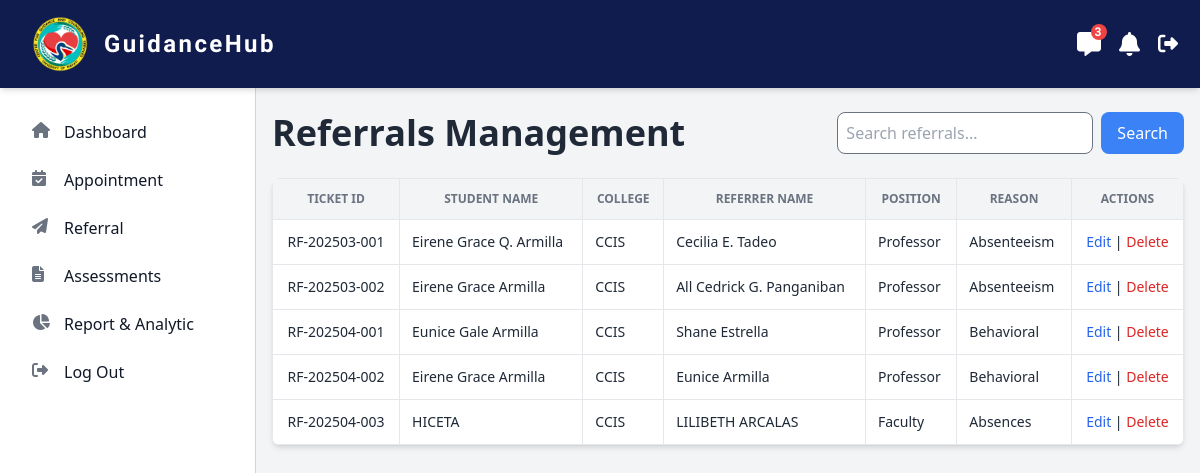
Page /src/counselor/referral.php on the committed database.
### tables this page shows
CREATE TABLE `referrals` (
  `id` int(11) NOT NULL AUTO_INCREMENT,
  `ticket_id` varchar(50) NOT NULL,
  `student_name` varchar(255) NOT NULL,
  `college` enum('CBFS','CCIS','CCSE','CGPP','CHK','CITE','CTM','CTHM','IOA','IAD','IIHS','ION','IOP','IOPsy','ISDNB','HSU','SOL') NOT NULL,
  `reason` text NOT NULL,
  `terms_accepted` tinyint(1) NOT NULL,
  `referrer_name` varchar(255) NOT NULL,
  `position` varchar(255) NOT NULL,
  `college_dept` enum('CBFS','CCIS','CCSE','CGPP','CHK','CITE','CTM','CTHM','IOA','IAD','IIHS','ION','IOP','IOPsy','ISDNB','HSU','SOL') NOT NULL,
  `created_at` timestamp NULL DEFAULT current_timestamp(),
  `referrer_email` varchar(100) DEFAULT NULL,
  PRIMARY KEY (`id`)
);

### src/counselor/referral.php (the view, shortened to what this page needs)
<?php
$servername = "localhost";
$username = "u406807013_guidancehub";
$password = "GuidanceHub@2025";
$dbname = "u406807013_guidancehub";
$con = new mysqli($servername, $username, $password, $dbname);
$sql = "SELECT * FROM referrals";
$result = mysqli_query($con, $sql);
if ($result && mysqli_num_rows($result) > 0) {
    while ($row = mysqli_fetch_assoc($result)) {
        $referrals[] = $row;
    }
}
?>
<!doctype html>
<html>
<head>
        <link href="https://cdn.jsdelivr.net/npm/flowbite@2.5.2/dist/flowbite.min.css"  rel="stylesheet" />
        <script src="https://cdn.tailwindcss.com"></script>
        <link href="./output.css" rel="stylesheet">
</head>
<body class="bg-gray-100">
<header class="fixed top-0 left-0 z-50 w-full shadow-md blue-dark marcellus-regular">
    <div class="flex px-3 py-4 lg:px-5 lg:pl-3">
        <div class="flex items-center justify-between w-full mx-auto max-w-7xl">
            <div class="flex items-center mx-5">
                <img src="/src/images/UMAK-CGCS-logo.png" alt="CGCS Logo" class="w-10 h-auto md:w-14">
                <span class="ml-4 font-semibold tracking-widest text-white md:text-2xl">GuidanceHub</span>
            </div>
            <div class="flex items-center gap-4">
                <div class="relative">
                    <button id="messageButton" class="text-white hover:text-gray-300 focus:outline-none">
                        <i class="text-2xl fa-solid fa-message"></i>
                        <span id="messageBadge" class="absolute hidden w-4 h-4 text-xs font-bold text-white bg-red-500 rounded-full -top-1 -right-1">3</span>
                    </button>
                </div>
                <div class="relative">
                    <button id="notificationButton" class="text-white hover:text-gray-300 focus:outline-none">
                        <i class="text-2xl fa-solid fa-bell"></i>
                    </button>
                </div>
                <a href="?logout=true" class="text-white hover:text-gray-300">
                    <i class="text-xl fa-solid fa-right-from-bracket"></i>
                </a>
            </div>
        </div>
    </div>
</header>
<aside id="logo-sidebar" class="fixed top-0 left-0 z-40 w-64 h-screen pt-20 transition-transform bg-white border-r border-gray-300 sm:translate-x-0" aria-label="Sidebar">
    <div class="h-full px-3 pb-4 mt-5 overflow-y-auto">
        <ul class="m-3 space-y-2 font-medium">
            <li><a href="dashboard.php" class="flex items-center p-2 text-gray-900 rounded-lg hover:bg-gray-100 group"><i class="w-5 h-5 text-gray-500 fa-solid fa-house group-hover:text-gray-900"></i><span class="ms-3">Dashboard</span></a></li>
            <li><a href="appointment.php" class="flex items-center p-2 text-gray-900 rounded-lg hover:bg-gray-100 group"><i class="w-5 h-5 text-gray-500 fa-solid fa-calendar-check group-hover:text-gray-900"></i><span class="ms-3">Appointment</span></a></li>
            <li><a href="referral.php" class="flex items-center p-2 text-gray-900 rounded-lg hover:bg-gray-100 group"><i class="w-5 h-5 text-gray-500 fa-solid fa-paper-plane group-hover:text-gray-900"></i><span class="ms-3">Referral</span></a></li>
            <li><a href="assessments.php" class="flex items-center p-2 text-gray-900 rounded-lg hover:bg-gray-100 group"><i class="w-5 h-5 text-gray-500 fa-solid fa-file-lines group-hover:text-gray-900"></i><span class="ms-3">Assessments</span></a></li>
            <li><a href="report.php" class="flex items-center p-2 text-gray-900 rounded-lg hover:bg-gray-100 group"><i class="w-5 h-5 text-gray-500 fa-solid fa-chart-pie group-hover:text-gray-900"></i><span class="ms-3">Report & Analytic</span></a></li>
            <li><a href="?logout=true" class="flex items-center p-2 text-gray-900 rounded-lg hover:bg-gray-100 group"><i class="w-5 h-5 text-gray-500 fa-solid fa-right-from-bracket group-hover:text-gray-900"></i><span class="ms-3">Log Out</span></a></li>
        </ul>
    </div>
</aside>
<main class="flex flex-col min-h-screen px-4 pt-20 ml-0 transition-all duration-300 sm:ml-64">
    <section class="mt-8 max-w-7xl">
        <div class="flex items-center justify-between mb-6">
            <h2 class="text-3xl font-bold text-gray-800 sm:text-4xl">Referrals Management</h2>
            <form method="GET" class="flex">
                <input
                    type="text"
                    name="search"
                    placeholder="Search referrals..."
                    class="w-64 p-2 border rounded-lg focus:ring-2 focus:ring-blue-500"
                >
                <button
                    type="submit"
                    class="px-4 py-2 ml-2 text-white bg-blue-500 rounded-lg hover:bg-blue-600"
                >
                    Search
                </button>
            </form>
        </div>
        <div class="overflow-x-auto bg-white rounded-lg shadow-md">
            <table class="w-full text-sm text-left text-gray-800">
                <thead class="text-xs text-center text-gray-500 uppercase bg-gray-100">
                    <tr>
                        <th class="p-3 border">Ticket ID</th>
                        <th class="p-3 border">Student Name</th>
                        <th class="p-3 border">College</th>
                        <th class="p-3 border">Referrer Name</th>
                        <th class="p-3 border">Position</th>
                        <th class="p-3 border">Reason</th>
                        <th class="p-3 border">Actions</th>
                    </tr>
                </thead>
                <tbody>
                    <?php if (!empty($referrals)): ?>
                        <?php foreach ($referrals as $row): ?>
                            <tr class="hover:bg-gray-50">
                                <td class="p-3 text-center border"><?= htmlspecialchars($row['ticket_id']) ?></td>
                                <td class="p-3 border"><?= htmlspecialchars($row['student_name']) ?></td>
                                <td class="p-3 border"><?= htmlspecialchars($row['college']) ?></td>
                                <td class="p-3 border"><?= htmlspecialchars($row['referrer_name']) ?></td>
                                <td class="p-3 border"><?= htmlspecialchars($row['position']) ?></td>
                                <td class="p-3 border"><?= htmlspecialchars($row['reason']) ?></td>
                                <td class="p-3 text-center border">
                                    <a
                                        href="edit_referral.php?id=<?= $row['ticket_id'] ?>"
                                        class="text-blue-600 hover:underline"
                                    >Edit</a> |
                                    <a
                                        href="delete_referral.php?id=<?= $row['ticket_id'] ?>"
                                        class="text-red-600 hover:underline"
                                        onclick="return confirm('Are you sure?');"
                                    >Delete</a>
                                </td>
                            </tr>
                        <?php endforeach; ?>
                    <?php else: ?>
                        <tr>
                            <td colspan="7" class="p-4 text-center text-gray-500 border">No referrals found.</td>
                        </tr>
                    <?php endif; ?>
                </tbody>
            </table>
        </div>
    </section>
</main>
</body>
</html>

### src/counselor/referral.php (style rules this page uses)
.marcellus-regular { font-family: "Marcellus", serif; font-style: normal; letter-spacing: 2px; }
.blue-dark { background-color: #111c4e; }

### rows in the picture
referrals: ticket "RF-202503-001", student_name "Eirene Grace Q. Armilla", college "CCIS", referrer_name "Cecilia E. Tadeo", position "Professor", reason "Absenteeism"
referrals: ticket "RF-202503-002", student_name "Eirene Grace Armilla", college "CCIS", referrer_name "All Cedrick G. Panganiban", position "Professor", reason "Absenteeism"
referrals: ticket "RF-202504-001", student_name "Eunice Gale Armilla", college "CCIS", referrer_name "Shane Estrella", position "Professor", reason "Behavioral"
referrals: ticket "RF-202504-002", student_name "Eirene Grace Armilla", college "CCIS", referrer_name "Eunice Armilla", position "Professor", reason "Behavioral"
referrals: ticket "RF-202504-003", student_name "HICETA", college "CCIS", referrer_name "LILIBETH ARCALAS", position "Faculty", reason "Absences"
